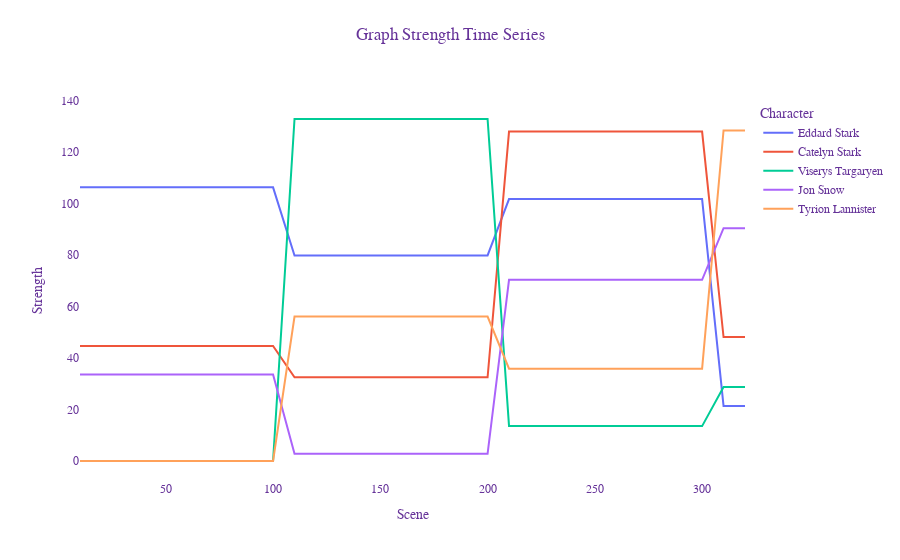
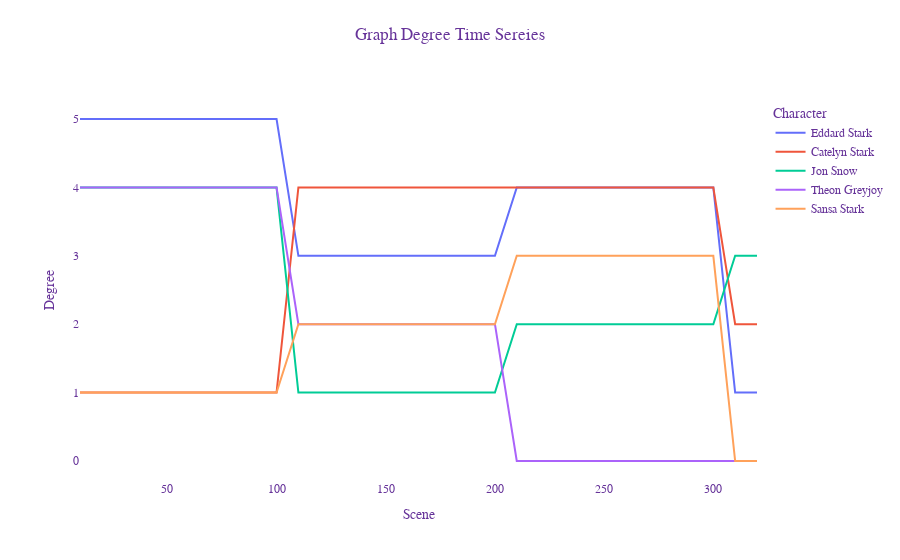
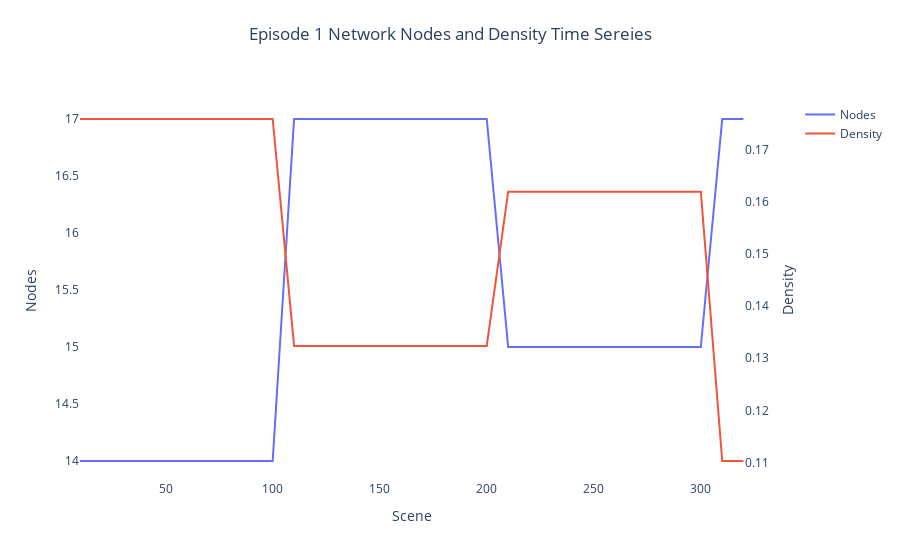

Notebook source saved alongside these figures, in order:
### Markdown cell above
# Stength over time

### Code cell
import plotly.graph_objects as go
from plotly.subplots import make_subplots

def sort_dict_by_value(d, reverse = True):
  return dict(sorted(d.items(), key = lambda x: x[1], reverse = reverse))

def extract_ts(total_strength, ts_strength):
    total_strength = sort_dict_by_value(total_strength)
    #print(total_strength)
  
    first_5_strength = list(total_strength.items())[:5]
    #print(first_3_strength)
    
    strength_series = []
    for i in range(5):
        p_ts = []
        n = first_5_strength[i][0]
        for d in ts_strength:
            try:
                p_ts.append(d[n])
            except:
                p_ts.append(0)
        #print(p_ts, len(p_ts), sum(p_ts))
        strength_series.append(p_ts)
        
    df_ts = pd.DataFrame(
    { first_5_strength[0][0]: strength_series[0], 
      first_5_strength[1][0]: strength_series[1], 
      first_5_strength[2][0]: strength_series[2],
      first_5_strength[3][0]: strength_series[3],
      first_5_strength[4][0]: strength_series[4],})
    
    df_ts.insert(0, 'Scene', range(10, 10+ len(df_ts)*10, 10))
    return df_ts


def plot_ts(df, title, xtitle, ytitle,legendtitle):  
    # Create figure
    fig = go.Figure()

    cols = []
    for col in df.columns:
        if (col != 'Scene'):
            cols.append(col)
    
    # Loop df columns and plot columns to the figure
    for col_name in cols:
        fig.add_trace(go.Scatter(x=df['Scene'], y=df[col_name],
                            mode='lines', # 'lines' or 'markers'
                            name=col_name))

    fig.update_layout(
        title={
            'text': title,
            'y':0.95,
            'x':0.5,
            'xanchor': 'center',
            'yanchor': 'top'},
        xaxis_title=xtitle,
        yaxis_title=ytitle,
        legend_title=legendtitle,
        paper_bgcolor='rgba(0,0,0,0)',
        plot_bgcolor='rgba(0,0,0,0)',
 
        font=dict(
            family="Courier New, monospace",
            size=12,
            color="RebeccaPurple"
        )
    )
    
    fig.show()
    
    
def plot_ts2(df, title, xtitle ):  
    # Create figure with secondary y-axis
    fig = make_subplots(specs=[[{"secondary_y": True}]])
    
    fig.add_trace(go.Scatter(x=df['Scene'], y=df['Nodes'],
                            mode='lines', # 'lines' or 'markers'
                            name='Nodes'), secondary_y=False)

    fig.add_trace(go.Scatter(x=df['Scene'], y=df['Density'],
                            mode='lines', # 'lines' or 'markers'
                            name='Density'), secondary_y=True)
    

    # Add figure title
    fig.update_layout(
        title={
            'text': title,
            'y':0.95,
            'x':0.5,
            'xanchor': 'center',
            'yanchor': 'top'},
        paper_bgcolor='rgba(0,0,0,0)',
        plot_bgcolor='rgba(0,0,0,0)'
    )

    # Set x-axis title
    fig.update_xaxes(title_text=xtitle)

    # Set y-axes titles
    fig.update_yaxes(title_text="Nodes", secondary_y=False)
    fig.update_yaxes(title_text="Density", secondary_y=True)


    fig.show()
    
    
def get_strength_degree(s, e, name = 'GoT_S0', path = 'Data/GoT_dyn_ts10/'):
    edic = episode(s,e,name)
    sorted_x = sorted(edic.items(), key=lambda kv: kv[1])
    
    ts_strength = []
    ts_degree   = []
    nodes = set()
 
    for _, v in sorted_x:
 
        g = readG(v, path)
        d = node_dict(g)

        #print(d)
        strength_dic = {}
        degree_dic = {}
        nd = node_dict(g)
        
        for node1, node2, data in g.edges(data=True):
            n1= nd[node1]
            n2= nd[node2]
            nodes.add(n1)
            nodes.add(n2)
            v = data['weight']
            
            try: 
                strength_dic[n1] += v
            except:
                strength_dic[n1] = v
                
            try: 
                strength_dic[n2] += v
            except:
                strength_dic[n2] = v
            
            try:
                degree_dic[n1] += 1
            except:
                degree_dic[n1] = 1
            
            try:
                degree_dic[n2] += 1
            except:
                degree_dic[n2] = 1
            
        
        ts_strength.append(strength_dic)
        ts_degree.append(degree_dic)
        #break
    
 
    #print(ts_strength)
    #print(ts_degree)
    
    total_strength = {}
    total_degree = {}
    
    for d in ts_strength:
        for k in d:
            try:
                total_strength[k] += d[k]
            except:
                total_strength[k]  = d[k]
    
    total_strength = sort_dict_by_value(total_strength)
    #print(total_strength)
    
    for d in ts_degree:
        for k in d:
            try:
                total_degree[k] += d[k]
            except:
                total_degree[k]  = d[k]
    print(total_degree)

    strength_series  = extract_ts(total_strength, ts_strength)
    degree_series  = extract_ts(total_degree, ts_degree)
    return  strength_series, degree_series
 
def get_ts_activenodes(s, e, name = 'GoT_S0', path = 'Data/GoT_dyn_ts10/'):
    edic = episode(s,e,name)
    sorted_x = sorted(edic.items(), key=lambda kv: kv[1])
    
    ts_act_nodes = []
    ts_act_density = []
 
    nodes = set()
 
    for _, v in sorted_x:
        g = readG(v, path)
        d = node_dict(g)
        
        num_nodes = len(get_active_nodes(g))
        ts_act_nodes.append(num_nodes)
        
        sum_weight = 0
        for _, _, data in g.edges(data=True):
            v = data['weight']
            sum_weight += v
            
        sum_edges  = len(g.edges)
        density = 2 * sum_edges / num_nodes / (num_nodes - 1)
 
        ts_act_density.append(density)
    
    df_ts = pd.DataFrame(
    { 'Nodes': ts_act_nodes, 
      'Density': ts_act_density })
    
    df_ts.insert(0, 'Scene', range(10,  10+len(df_ts)*10, 10))
        
    return df_ts
    
    
    
strength_series, degree_series = get_strength_degree(1,1)
 
plot_ts(strength_series, 'Graph Strength Time Series', 'Scene', 'Strength', 'Character')
plot_ts(degree_series, 'Graph Degree Time Sereies', 'Scene', 'Degree', 'Character')

active_node_series = get_ts_activenodes(1,1)
 
plot_ts2(active_node_series, 'Episode 1 Network Nodes and Density Time Sereies', 'Scene')
#active_node_series

### Figure 1 — Plotly figure (JSON) as saved in the notebook; plotly's stock layout.template omitted (floating-point values rounded to 4 significant figures)
{"data": [{"mode": "lines", "name": "Eddard Stark", "type": "scatter", "x": [10, 20, 30, 40, 50, 60, 70, 80, 90, 100, 110, 120, 130, 140, 150, 160, 170, 180, 190, 200, 210, 220, 230, 240, 250, 260, 270, 280, 290, 300, 310, 320], "y": [106.4, 106.4, 106.4, 106.4, 106.4, 106.4, 106.4, 106.4, 106.4, 106.4, 79.88, 79.88, 79.88, 79.88, 79.88, 79.88, 79.88, 79.88, 79.88, 79.88, 101.8, 101.8, 101.8, 101.8, 101.8, 101.8, 101.8, 101.8, 101.8, 101.8, 21.4, 21.4]}, {"mode": "lines", "name": "Catelyn Stark", "type": "scatter", "x": [10, 20, 30, 40, 50, 60, 70, 80, 90, 100, 110, 120, 130, 140, 150, 160, 170, 180, 190, 200, 210, 220, 230, 240, 250, 260, 270, 280, 290, 300, 310, 320], "y": [44.72, 44.72, 44.72, 44.72, 44.72, 44.72, 44.72, 44.72, 44.72, 44.72, 32.52, 32.52, 32.52, 32.52, 32.52, 32.52, 32.52, 32.52, 32.52, 32.52, 128.0, 128.0, 128.0, 128.0, 128.0, 128.0, 128.0, 128.0, 128.0, 128.0, 48.16, 48.16]}, {"mode": "lines", "name": "Viserys Targaryen", "type": "scatter", "x": [10, 20, 30, 40, 50, 60, 70, 80, 90, 100, 110, 120, 130, 140, 150, 160, 170, 180, 190, 200, 210, 220, 230, 240, 250, 260, 270, 280, 290, 300, 310, 320], "y": [0, 0, 0, 0, 0, 0, 0, 0, 0, 0, 132.9, 132.9, 132.9, 132.9, 132.9, 132.9, 132.9, 132.9, 132.9, 132.9, 13.56, 13.56, 13.56, 13.56, 13.56, 13.56, 13.56, 13.56, 13.56, 13.56, 28.8, 28.8]}, {"mode": "lines", "name": "Jon Snow", "type": "scatter", "x": [10, 20, 30, 40, 50, 60, 70, 80, 90, 100, 110, 120, 130, 140, 150, 160, 170, 180, 190, 200, 210, 220, 230, 240, 250, 260, 270, 280, 290, 300, 310, 320], "y": [33.64, 33.64, 33.64, 33.64, 33.64, 33.64, 33.64, 33.64, 33.64, 33.64, 2.8, 2.8, 2.8, 2.8, 2.8, 2.8, 2.8, 2.8, 2.8, 2.8, 70.44, 70.44, 70.44, 70.44, 70.44, 70.44, 70.44, 70.44, 70.44, 70.44, 90.48, 90.48]}, {"mode": "lines", "name": "Tyrion Lannister", "type": "scatter", "x": [10, 20, 30, 40, 50, 60, 70, 80, 90, 100, 110, 120, 130, 140, 150, 160, 170, 180, 190, 200, 210, 220, 230, 240, 250, 260, 270, 280, 290, 300, 310, 320], "y": [0, 0, 0, 0, 0, 0, 0, 0, 0, 0, 56.16, 56.16, 56.16, 56.16, 56.16, 56.16, 56.16, 56.16, 56.16, 56.16, 35.88, 35.88, 35.88, 35.88, 35.88, 35.88, 35.88, 35.88, 35.88, 35.88, 128.4, 128.4]}], "layout": {"font": {"color": "RebeccaPurple", "family": "Courier New, monospace", "size": 12}, "legend": {"title": {"text": "Character"}}, "paper_bgcolor": "rgba(0,0,0,0)", "plot_bgcolor": "rgba(0,0,0,0)", "title": {"text": "Graph Strength Time Series", "x": 0.5, "xanchor": "center", "y": 0.95, "yanchor": "top"}, "xaxis": {"title": {"text": "Scene"}}, "yaxis": {"title": {"text": "Strength"}}}}

### Figure 2 — Plotly figure (JSON) as saved in the notebook; plotly's stock layout.template omitted (floating-point values rounded to 4 significant figures)
{"data": [{"mode": "lines", "name": "Eddard Stark", "type": "scatter", "x": [10, 20, 30, 40, 50, 60, 70, 80, 90, 100, 110, 120, 130, 140, 150, 160, 170, 180, 190, 200, 210, 220, 230, 240, 250, 260, 270, 280, 290, 300, 310, 320], "y": [5, 5, 5, 5, 5, 5, 5, 5, 5, 5, 3, 3, 3, 3, 3, 3, 3, 3, 3, 3, 4, 4, 4, 4, 4, 4, 4, 4, 4, 4, 1, 1]}, {"mode": "lines", "name": "Catelyn Stark", "type": "scatter", "x": [10, 20, 30, 40, 50, 60, 70, 80, 90, 100, 110, 120, 130, 140, 150, 160, 170, 180, 190, 200, 210, 220, 230, 240, 250, 260, 270, 280, 290, 300, 310, 320], "y": [1, 1, 1, 1, 1, 1, 1, 1, 1, 1, 4, 4, 4, 4, 4, 4, 4, 4, 4, 4, 4, 4, 4, 4, 4, 4, 4, 4, 4, 4, 2, 2]}, {"mode": "lines", "name": "Jon Snow", "type": "scatter", "x": [10, 20, 30, 40, 50, 60, 70, 80, 90, 100, 110, 120, 130, 140, 150, 160, 170, 180, 190, 200, 210, 220, 230, 240, 250, 260, 270, 280, 290, 300, 310, 320], "y": [4, 4, 4, 4, 4, 4, 4, 4, 4, 4, 1, 1, 1, 1, 1, 1, 1, 1, 1, 1, 2, 2, 2, 2, 2, 2, 2, 2, 2, 2, 3, 3]}, {"mode": "lines", "name": "Theon Greyjoy", "type": "scatter", "x": [10, 20, 30, 40, 50, 60, 70, 80, 90, 100, 110, 120, 130, 140, 150, 160, 170, 180, 190, 200, 210, 220, 230, 240, 250, 260, 270, 280, 290, 300, 310, 320], "y": [4, 4, 4, 4, 4, 4, 4, 4, 4, 4, 2, 2, 2, 2, 2, 2, 2, 2, 2, 2, 0, 0, 0, 0, 0, 0, 0, 0, 0, 0, 0, 0]}, {"mode": "lines", "name": "Sansa Stark", "type": "scatter", "x": [10, 20, 30, 40, 50, 60, 70, 80, 90, 100, 110, 120, 130, 140, 150, 160, 170, 180, 190, 200, 210, 220, 230, 240, 250, 260, 270, 280, 290, 300, 310, 320], "y": [1, 1, 1, 1, 1, 1, 1, 1, 1, 1, 2, 2, 2, 2, 2, 2, 2, 2, 2, 2, 3, 3, 3, 3, 3, 3, 3, 3, 3, 3, 0, 0]}], "layout": {"font": {"color": "RebeccaPurple", "family": "Courier New, monospace", "size": 12}, "legend": {"title": {"text": "Character"}}, "paper_bgcolor": "rgba(0,0,0,0)", "plot_bgcolor": "rgba(0,0,0,0)", "title": {"text": "Graph Degree Time Sereies", "x": 0.5, "xanchor": "center", "y": 0.95, "yanchor": "top"}, "xaxis": {"title": {"text": "Scene"}}, "yaxis": {"title": {"text": "Degree"}}}}

### Figure 3 — Plotly figure (JSON) as saved in the notebook; plotly's stock layout.template omitted (floating-point values rounded to 4 significant figures)
{"data": [{"mode": "lines", "name": "Nodes", "type": "scatter", "x": [10, 20, 30, 40, 50, 60, 70, 80, 90, 100, 110, 120, 130, 140, 150, 160, 170, 180, 190, 200, 210, 220, 230, 240, 250, 260, 270, 280, 290, 300, 310, 320], "xaxis": "x", "y": [14, 14, 14, 14, 14, 14, 14, 14, 14, 14, 17, 17, 17, 17, 17, 17, 17, 17, 17, 17, 15, 15, 15, 15, 15, 15, 15, 15, 15, 15, 17, 17], "yaxis": "y"}, {"mode": "lines", "name": "Density", "type": "scatter", "x": [10, 20, 30, 40, 50, 60, 70, 80, 90, 100, 110, 120, 130, 140, 150, 160, 170, 180, 190, 200, 210, 220, 230, 240, 250, 260, 270, 280, 290, 300, 310, 320], "xaxis": "x", "y": [0.1758, 0.1758, 0.1758, 0.1758, 0.1758, 0.1758, 0.1758, 0.1758, 0.1758, 0.1758, 0.1324, 0.1324, 0.1324, 0.1324, 0.1324, 0.1324, 0.1324, 0.1324, 0.1324, 0.1324, 0.1619, 0.1619, 0.1619, 0.1619, 0.1619, 0.1619, 0.1619, 0.1619, 0.1619, 0.1619, 0.1103, 0.1103], "yaxis": "y2"}], "layout": {"paper_bgcolor": "rgba(0,0,0,0)", "plot_bgcolor": "rgba(0,0,0,0)", "title": {"text": "Episode 1 Network Nodes and Density Time Sereies", "x": 0.5, "xanchor": "center", "y": 0.95, "yanchor": "top"}, "xaxis": {"anchor": "y", "domain": [0, 0.94], "title": {"text": "Scene"}}, "yaxis": {"anchor": "x", "domain": [0, 1], "title": {"text": "Nodes"}}, "yaxis2": {"anchor": "x", "overlaying": "y", "side": "right", "title": {"text": "Density"}}}}
